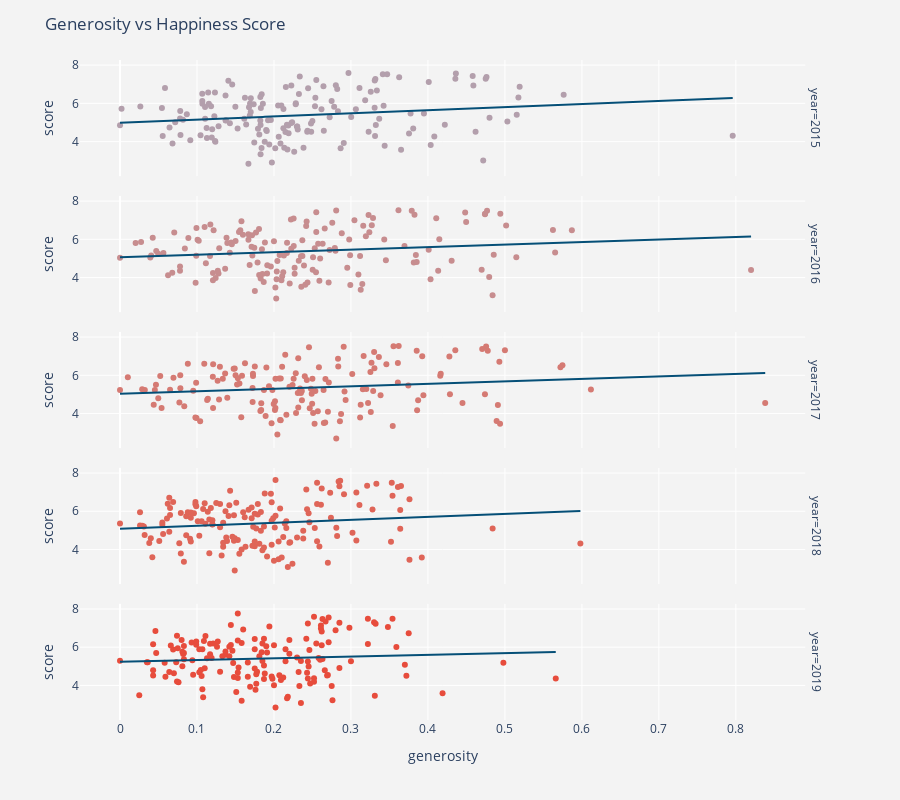

Notebook code cell kept with this figure:
### Code cell
fig = px.scatter(finaldata, x="generosity", 
                 y="score",
                 facet_row="year",
                 color="year",
                 trendline= "ols",
                 color_continuous_scale=('#a8a8bb', '#c1949a', '#d27f7a', '#de685b', '#e74c3c'),
                 trendline_color_override ='#054f77')
fig.update(layout_coloraxis_showscale=False)
fig.update_traces(textposition='top center')
fig.update_layout(
    height=800,
    title_text='Generosity vs Happiness Score',
    paper_bgcolor = 'rgb(243, 243, 243)',
    plot_bgcolor = 'rgb(243, 243, 243)')
fig.show()

### Figure 1 — Plotly figure (JSON) as saved in the notebook; plotly's stock layout.template omitted (floating-point values rounded to 4 significant figures; data arrays with more than 128 entries replaced by an {"elided": "..."} marker saying what was removed)
{"data": [{"hoverlabel": {"namelength": 0}, "hovertemplate": "year=%{marker.color}<br>generosity=%{x}<br>score=%{y}", "legendgroup": "", "marker": {"color": {"elided": "158 int values"}, "coloraxis": "coloraxis", "symbol": "circle"}, "mode": "markers", "name": "", "showlegend": false, "textposition": "top center", "type": "scatter", "x": {"elided": "158 float values"}, "xaxis": "x5", "y": {"elided": "158 float values"}, "yaxis": "y5"}, {"hoverlabel": {"namelength": 0}, "hovertemplate": "<b>OLS trendline</b><br>score = 1.62976 * generosity + 4.989<br>R<sup>2</sup>=0.032515<br><br>year=2015<br>generosity=%{x}<br>score=%{y} <b>(trend)</b>", "legendgroup": "", "line": {"color": "#054f77"}, "marker": {"symbol": "circle"}, "mode": "lines", "name": "", "showlegend": false, "textposition": "top center", "type": "scatter", "x": {"elided": "158 float values"}, "xaxis": "x5", "y": {"elided": "158 float values"}, "yaxis": "y5"}, {"hoverlabel": {"namelength": 0}, "hovertemplate": "year=%{marker.color}<br>generosity=%{x}<br>score=%{y}", "legendgroup": "", "marker": {"color": {"elided": "157 int values"}, "coloraxis": "coloraxis", "symbol": "circle"}, "mode": "markers", "name": "", "showlegend": false, "textposition": "top center", "type": "scatter", "x": {"elided": "157 float values"}, "xaxis": "x4", "y": {"elided": "157 float values"}, "yaxis": "y4"}, {"hoverlabel": {"namelength": 0}, "hovertemplate": "<b>OLS trendline</b><br>score = 1.33878 * generosity + 5.05735<br>R<sup>2</sup>=0.024601<br><br>year=2016<br>generosity=%{x}<br>score=%{y} <b>(trend)</b>", "legendgroup": "", "line": {"color": "#054f77"}, "marker": {"symbol": "circle"}, "mode": "lines", "name": "", "showlegend": false, "textposition": "top center", "type": "scatter", "x": {"elided": "157 float values"}, "xaxis": "x4", "y": {"elided": "157 float values"}, "yaxis": "y4"}, {"hoverlabel": {"namelength": 0}, "hovertemplate": "year=%{marker.color}<br>generosity=%{x}<br>score=%{y}", "legendgroup": "", "marker": {"color": {"elided": "155 int values"}, "coloraxis": "coloraxis", "symbol": "circle"}, "mode": "markers", "name": "", "showlegend": false, "textposition": "top center", "type": "scatter", "x": {"elided": "155 float values"}, "xaxis": "x3", "y": {"elided": "155 float values"}, "yaxis": "y3"}, {"hoverlabel": {"namelength": 0}, "hovertemplate": "<b>OLS trendline</b><br>score = 1.30308 * generosity + 5.03231<br>R<sup>2</sup>=0.024104<br><br>year=2017<br>generosity=%{x}<br>score=%{y} <b>(trend)</b>", "legendgroup": "", "line": {"color": "#054f77"}, "marker": {"symbol": "circle"}, "mode": "lines", "name": "", "showlegend": false, "textposition": "top center", "type": "scatter", "x": {"elided": "155 float values"}, "xaxis": "x3", "y": {"elided": "155 float values"}, "yaxis": "y3"}, {"hoverlabel": {"namelength": 0}, "hovertemplate": "year=%{marker.color}<br>generosity=%{x}<br>score=%{y}", "legendgroup": "", "marker": {"color": {"elided": "155 int values"}, "coloraxis": "coloraxis", "symbol": "circle"}, "mode": "markers", "name": "", "showlegend": false, "textposition": "top center", "type": "scatter", "x": {"elided": "155 float values"}, "xaxis": "x2", "y": {"elided": "155 float values"}, "yaxis": "y2"}, {"hoverlabel": {"namelength": 0}, "hovertemplate": "<b>OLS trendline</b><br>score = 1.53953 * generosity + 5.08828<br>R<sup>2</sup>=0.018525<br><br>year=2018<br>generosity=%{x}<br>score=%{y} <b>(trend)</b>", "legendgroup": "", "line": {"color": "#054f77"}, "marker": {"symbol": "circle"}, "mode": "lines", "name": "", "showlegend": false, "textposition": "top center", "type": "scatter", "x": {"elided": "155 float values"}, "xaxis": "x2", "y": {"elided": "155 float values"}, "yaxis": "y2"}, {"hoverlabel": {"namelength": 0}, "hovertemplate": "year=%{marker.color}<br>generosity=%{x}<br>score=%{y}", "legendgroup": "", "marker": {"color": {"elided": "156 int values"}, "coloraxis": "coloraxis", "symbol": "circle"}, "mode": "markers", "name": "", "showlegend": false, "textposition": "top center", "type": "scatter", "x": {"elided": "156 float values"}, "xaxis": "x", "y": {"elided": "156 float values"}, "yaxis": "y"}, {"hoverlabel": {"namelength": 0}, "hovertemplate": "<b>OLS trendline</b><br>score = 0.886057 * generosity + 5.24331<br>R<sup>2</sup>=0.005749<br><br>year=2019<br>generosity=%{x}<br>score=%{y} <b>(trend)</b>", "legendgroup": "", "line": {"color": "#054f77"}, "marker": {"symbol": "circle"}, "mode": "lines", "name": "", "showlegend": false, "textposition": "top center", "type": "scatter", "x": {"elided": "156 float values"}, "xaxis": "x", "y": {"elided": "156 float values"}, "yaxis": "y"}], "layout": {"annotations": [{"font": {}, "showarrow": false, "text": "year=2019", "textangle": 90, "x": 0.98, "xanchor": "left", "xref": "paper", "y": 0.088, "yanchor": "middle", "yref": "paper"}, {"font": {}, "showarrow": false, "text": "year=2018", "textangle": 90, "x": 0.98, "xanchor": "left", "xref": "paper", "y": 0.294, "yanchor": "middle", "yref": "paper"}, {"font": {}, "showarrow": false, "text": "year=2017", "textangle": 90, "x": 0.98, "xanchor": "left", "xref": "paper", "y": 0.5, "yanchor": "middle", "yref": "paper"}, {"font": {}, "showarrow": false, "text": "year=2016", "textangle": 90, "x": 0.98, "xanchor": "left", "xref": "paper", "y": 0.706, "yanchor": "middle", "yref": "paper"}, {"font": {}, "showarrow": false, "text": "year=2015", "textangle": 90, "x": 0.98, "xanchor": "left", "xref": "paper", "y": 0.912, "yanchor": "middle", "yref": "paper"}], "coloraxis": {"colorbar": {"title": {"text": "year"}}, "colorscale": [[0, "#a8a8bb"], [0.25, "#c1949a"], [0.5, "#d27f7a"], [0.75, "#de685b"], [1, "#e74c3c"]], "showscale": false}, "height": 800, "legend": {"tracegroupgap": 0}, "margin": {"t": 60}, "paper_bgcolor": "rgb(243, 243, 243)", "plot_bgcolor": "rgb(243, 243, 243)", "title": {"text": "Generosity vs Happiness Score"}, "xaxis": {"anchor": "y", "domain": [0, 0.98], "title": {"text": "generosity"}}, "xaxis2": {"anchor": "y2", "domain": [0, 0.98], "matches": "x", "showticklabels": false}, "xaxis3": {"anchor": "y3", "domain": [0, 0.98], "matches": "x", "showticklabels": false}, "xaxis4": {"anchor": "y4", "domain": [0, 0.98], "matches": "x", "showticklabels": false}, "xaxis5": {"anchor": "y5", "domain": [0, 0.98], "matches": "x", "showticklabels": false}, "yaxis": {"anchor": "x", "domain": [0, 0.176], "title": {"text": "score"}}, "yaxis2": {"anchor": "x2", "domain": [0.206, 0.382], "matches": "y", "title": {"text": "score"}}, "yaxis3": {"anchor": "x3", "domain": [0.412, 0.588], "matches": "y", "title": {"text": "score"}}, "yaxis4": {"anchor": "x4", "domain": [0.618, 0.794], "matches": "y", "title": {"text": "score"}}, "yaxis5": {"anchor": "x5", "domain": [0.824, 1], "matches": "y", "title": {"text": "score"}}}}
